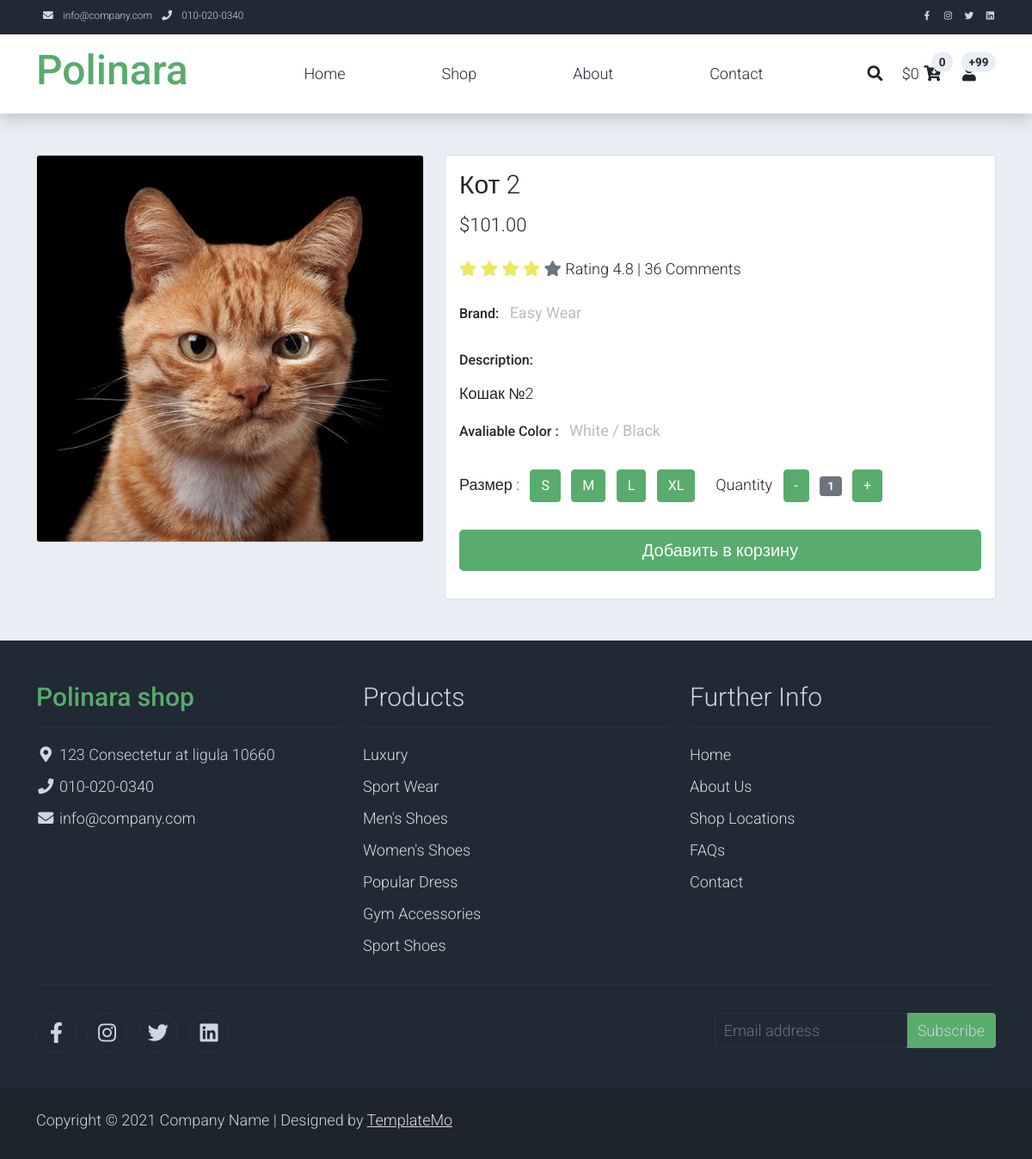
Before: /2/kot-2/ with the older database file.
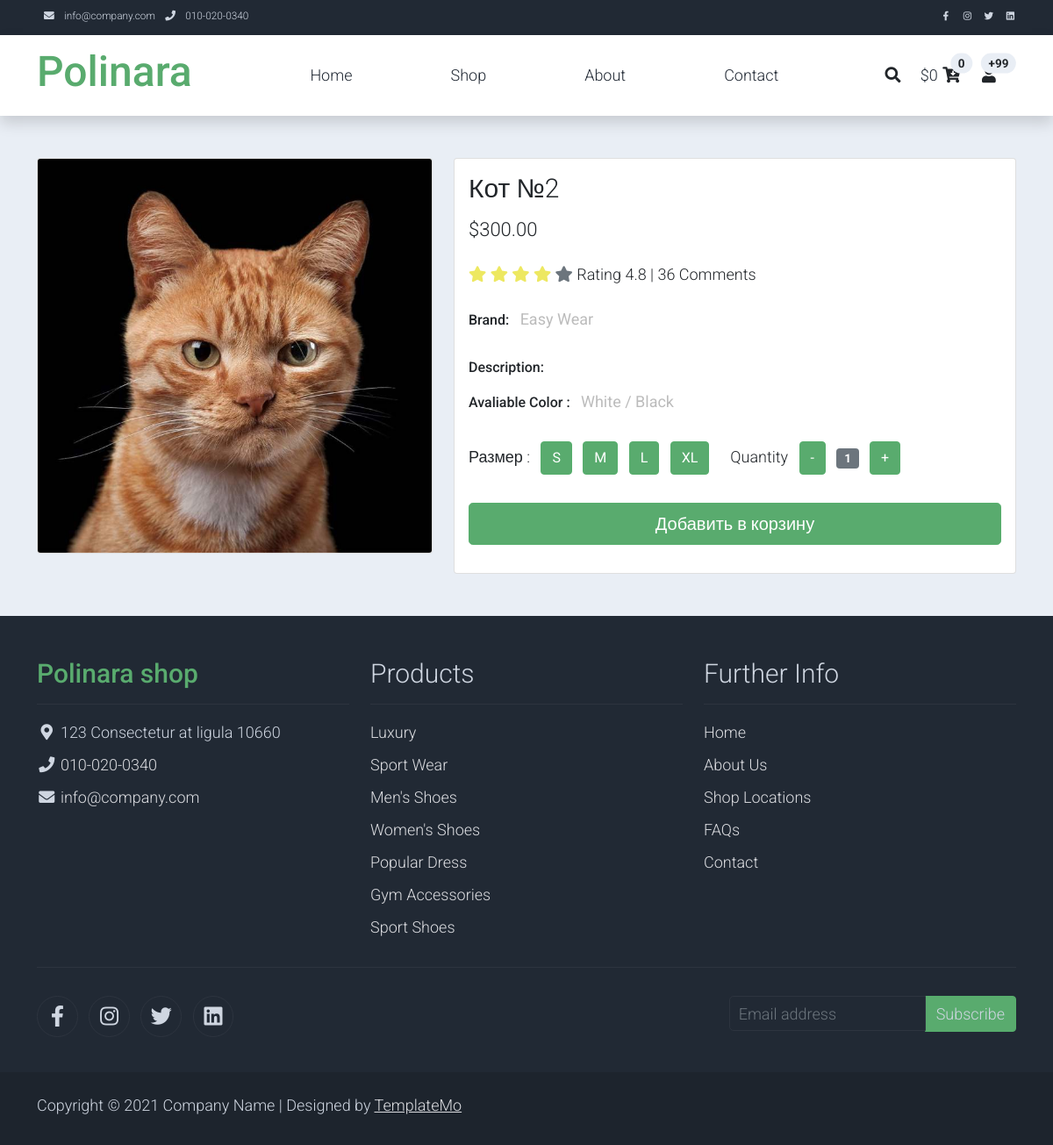
After: the same page with the newer database file.
### shop/models.py (models this page shows, shortened)
class Product(models.Model):
    category = models.ForeignKey(Category, related_name='products', on_delete=models.CASCADE)
    name = models.CharField(max_length=200, db_index=True)
    slug = models.SlugField(max_length=200, db_index=True)
    image = models.ImageField(upload_to='products/%Y/%m/%d', blank=True)
    description = models.TextField(blank=True)
    price = models.DecimalField(max_digits=10, decimal_places=2)
    stock = models.PositiveIntegerField()
    available = models.BooleanField(default=True)
    created = models.DateTimeField(auto_now_add=True)
    updated = models.DateTimeField(auto_now=True)
    class Meta:
        ordering = ('name',)
        index_together = (('id', 'slug'),)

### shop/views.py (the view)
# urls.py: path('<str:id>/<str:slug>/', views.product_detail, name='product_detail'),
def product_detail(request, id, slug):
    product = get_object_or_404(Product,
                                id=id,
                                slug=slug,
                                available=True)
    cart_product_form = CartAddProductForm()
    return render(request,
                  'shop/product/detail.html',
                  {'product': product,
                  'cart_product_form': cart_product_form})

### shop/templates/shop/product/detail.html (shortened to what this page needs)
{% extends "shop/base.html" %}
{% load static %}
{% block content %}
    <section class="bg-light">
        <div class="container pb-5">
            <div class="row">
                <div class="col-lg-5 mt-5">
                    <div class="card mb-3">
                        <img class="card-img img-fluid" src="{{ product.image.url }}" alt="Card image cap" id="product-detail">
                    </div>
                </div>
                <div class="col-lg-7 mt-5">
                    <div class="card">
                        <div class="card-body">
                            <h1 class="h2">{{ product.name }}</h1>
                            <p class="h3 py-2">${{ product.price }}</p>
                            <p class="py-2">
                                <i class="fa fa-star text-warning"></i>
                                <i class="fa fa-star text-warning"></i>
                                <i class="fa fa-star text-warning"></i>
                                <i class="fa fa-star text-warning"></i>
                                <i class="fa fa-star text-secondary"></i>
                                <span class="list-inline-item text-dark">Rating 4.8 | 36 Comments</span>
                            </p>
                            <ul class="list-inline">
                                <li class="list-inline-item">
                                    <h6>Brand:</h6>
                                </li>
                                <li class="list-inline-item">
                                    <p class="text-muted"><strong>Easy Wear</strong></p>
                                </li>
                            </ul>
                            <h6>Description:</h6>
                            <p>{{ product.description|linebreaks }}</p>
                            <ul class="list-inline">
                                <li class="list-inline-item">
                                    <h6>Avaliable Color :</h6>
                                </li>
                                <li class="list-inline-item">
                                    <p class="text-muted"><strong>White / Black</strong></p>
                                </li>
                            </ul>
                            <form action="{% url "cart:cart_add" product.id %}" method="post">
                                <div class="row">
                                    <div class="col-auto">
                                        <ul class="list-inline pb-3">
                                            <li class="list-inline-item">Размер :
                                            </li>
                                            <li class="list-inline-item"><span class="btn btn-success btn-size">S</span></li>
                                            <li class="list-inline-item"><span class="btn btn-success btn-size">M</span></li>
                                            <li class="list-inline-item"><span class="btn btn-success btn-size">L</span></li>
                                            <li class="list-inline-item"><span class="btn btn-success btn-size">XL</span></li>
                                        </ul>
                                    </div>
                                    <div class="col-auto">
                                        <ul class="list-inline pb-3">
                                            <li class="list-inline-item text-right">
                                                Quantity
                                            </li>
                                            <li class="list-inline-item"><span class="btn btn-success" id="btn-minus">-</span></li>
                                            <li class="list-inline-item"><span class="badge bg-secondary" id="var-value">1</span></li>
                                            <li class="list-inline-item"><span class="btn btn-success" id="btn-plus">+</span></li>
                                        </ul>
                                    </div>
                                </div>
                                <div class="row pb-3">
                                    <div class="col d-grid">
                                        <button type="submit" class="btn btn-success btn-lg" name="submit" value="addtocard">Добавить в корзину</button>
                                    </div>
                                </div>
                            </form>
                        </div>
                    </div>
                </div>
            </div>
        </div>
    </section>
{% endblock %}

### shop/templates/shop/base.html (shortened to what this page needs)
{% load static %}
<!DOCTYPE html>
<html lang="en">
<head>
    <link rel="stylesheet" href="{% static "css/bootstrap.min.css" %}">
    <link rel="stylesheet" href="{% static "css/templatemo.css" %}">
    <link rel="stylesheet" href="{% static "css/custom.css" %}">
    <link rel="stylesheet" href="{% static "css/table_card.css" %}">
    <link rel="stylesheet" href="{% static "css/created.css" %}">
    <link rel="stylesheet" href="{% static "css/fontawesome.min.css" %}">
</head>
<body>
    <nav class="navbar navbar-expand-lg bg-dark navbar-light d-none d-lg-block" id="templatemo_nav_top">
        <div class="container text-light">
            <div class="w-100 d-flex justify-content-between">
                <div>
                    <i class="fa fa-envelope mx-2"></i>
                    <a class="navbar-sm-brand text-light text-decoration-none" href="mailto:info@company.com">info@company.com</a>
                    <i class="fa fa-phone mx-2"></i>
                    <a class="navbar-sm-brand text-light text-decoration-none" href="tel:010-020-0340">010-020-0340</a>
                </div>
                <div>
                    <a class="text-light" href="https://fb.com/templatemo" target="_blank" rel="sponsored"><i class="fab fa-facebook-f fa-sm fa-fw me-2"></i></a>
                    <a class="text-light" href="https://www.instagram.com/" target="_blank"><i class="fab fa-instagram fa-sm fa-fw me-2"></i></a>
                    <a class="text-light" href="https://twitter.com/" target="_blank"><i class="fab fa-twitter fa-sm fa-fw me-2"></i></a>
                    <a class="text-light" href="https://www.linkedin.com/" target="_blank"><i class="fab fa-linkedin fa-sm fa-fw"></i></a>
                </div>
            </div>
        </div>
    </nav>
    <nav class="navbar navbar-expand-lg navbar-light shadow">
        <div class="container d-flex justify-content-between align-items-center">
            <a class="navbar-brand text-success logo h1 align-self-center" href="/">
                Polinara
            </a>
            <div class="align-self-center collapse navbar-collapse flex-fill  d-lg-flex justify-content-lg-between" id="templatemo_main_nav">
                <div class="flex-fill">
                    <ul class="nav navbar-nav d-flex justify-content-between mx-lg-auto">
                        <li class="nav-item">
                            <a class="nav-link" href="/">Home</a>
                        </li>
                        <li class="nav-item">
                            <a class="nav-link" href="/shop">Shop</a>
                        </li>
                        <li class="nav-item">
                            <a class="nav-link" href="#">About</a>
                        </li>
                        <li class="nav-item">
                            <a class="nav-link" href="#">Contact</a>
                        </li>
                    </ul>
                </div>
                <div class="navbar align-self-center d-flex">
                    <a class="nav-icon d-none d-lg-inline" href="#" data-bs-toggle="modal" data-bs-target="#templatemo_search">
                        <i class="fa fa-fw fa-search text-dark mr-2"></i>
                    </a>
                    {% with total_items=cart|length %}
                    <a class="nav-icon position-relative text-decoration-none" href="{% url "cart:cart_detail" %}">
                        ${{ cart.get_total_price }}
                        <i class="fa fa-fw fa-cart-arrow-down text-dark mr-1"></i>
                        <span class="position-absolute top-0 left-100 translate-middle badge rounded-pill bg-light text-dark">{{ total_items }}</span>
                    </a>
                    {% endwith %}
                    <a class="nav-icon position-relative text-decoration-none" href="#">
                        <i class="fa fa-fw fa-user text-dark mr-3"></i>
                        <span class="position-absolute top-0 left-100 translate-middle badge rounded-pill bg-light text-dark">+99</span>
                    </a>
                </div>
            </div>
        </div>
    </nav>
    {% block content %}
    {% endblock %}
    <footer class="bg-dark" id="tempaltemo_footer">
        <div class="container">
            <div class="row">
                <div class="col-md-4 pt-5">
                    <h2 class="h2 text-success border-bottom pb-3 border-light logo">Polinara shop</h2>
                    <ul class="list-unstyled text-light footer-link-list">
                        <li>
                            <i class="fas fa-map-marker-alt fa-fw"></i>
                            123 Consectetur at ligula 10660
                        </li>
                        <li>
                            <i class="fa fa-phone fa-fw"></i>
                            <a class="text-decoration-none" href="tel:010-020-0340">010-020-0340</a>
                        </li>
                        <li>
                            <i class="fa fa-envelope fa-fw"></i>
                            <a class="text-decoration-none" href="mailto:info@company.com">info@company.com</a>
                        </li>
                    </ul>
                </div>
                <div class="col-md-4 pt-5">
                    <h2 class="h2 text-light border-bottom pb-3 border-light">Products</h2>
                    <ul class="list-unstyled text-light footer-link-list">
                        <li><a class="text-decoration-none" href="#">Luxury</a></li>
                        <li><a class="text-decoration-none" href="#">Sport Wear</a></li>
                        <li><a class="text-decoration-none" href="#">Men's Shoes</a></li>
                        <li><a class="text-decoration-none" href="#">Women's Shoes</a></li>
                        <li><a class="text-decoration-none" href="#">Popular Dress</a></li>
                        <li><a class="text-decoration-none" href="#">Gym Accessories</a></li>
                        <li><a class="text-decoration-none" href="#">Sport Shoes</a></li>
                    </ul>
                </div>
                <div class="col-md-4 pt-5">
                    <h2 class="h2 text-light border-bottom pb-3 border-light">Further Info</h2>
                    <ul class="list-unstyled text-light footer-link-list">
                        <li><a class="text-decoration-none" href="#">Home</a></li>
                        <li><a class="text-decoration-none" href="#">About Us</a></li>
                        <li><a class="text-decoration-none" href="#">Shop Locations</a></li>
                        <li><a class="text-decoration-none" href="#">FAQs</a></li>
                        <li><a class="text-decoration-none" href="#">Contact</a></li>
                    </ul>
                </div>
            </div>
            <div class="row text-light mb-4">
                <div class="col-12 mb-3">
                    <div class="w-100 my-3 border-top border-light"></div>
                </div>
                <div class="col-auto me-auto">
                    <ul class="list-inline text-left footer-icons">
                        <li class="list-inline-item border border-light rounded-circle text-center">
                            <a class="text-light text-decoration-none" target="_blank" href="http://facebook.com/"><i class="fab fa-facebook-f fa-lg fa-fw"></i></a>
                        </li>
                        <li class="list-inline-item border border-light rounded-circle text-center">
                            <a class="text-light text-decoration-none" target="_blank" href="https://www.instagram.com/"><i class="fab fa-instagram fa-lg fa-fw"></i></a>
                        </li>
                        <li class="list-inline-item border border-light rounded-circle text-center">
                            <a class="text-light text-decoration-none" target="_blank" href="https://twitter.com/"><i class="fab fa-twitter fa-lg fa-fw"></i></a>
                        </li>
                        <li class="list-inline-item border border-light rounded-circle text-center">
                            <a class="text-light text-decoration-none" target="_blank" href="https://www.linkedin.com/"><i class="fab fa-linkedin fa-lg fa-fw"></i></a>
                        </li>
                    </ul>
                </div>
                <div class="col-auto">
                    <div class="input-group mb-2">
                        <input type="text" class="form-control bg-dark border-light" id="subscribeEmail" placeholder="Email address">
                        <div class="input-group-text btn-success text-light">Subscribe</div>
                    </div>
                </div>
            </div>
        </div>
        <div class="w-100 bg-black py-3">
            <div class="container">
                <div class="row pt-2">
                    <div class="col-12">
                        <p class="text-left text-light">
                            Copyright &copy; 2021 Company Name
                            | Designed by <a rel="sponsored" href="https://templatemo.com" target="_blank">TemplateMo</a>
                        </p>
                    </div>
                </div>
            </div>
        </div>
    </footer>
</body>
</html>

Changed rows visible on the page:
changed Product: image: a different picture; name "Кот 2" → "Кот №2"; price "101.00" → "300.00"; description "Кошак №2" → (not shown)
